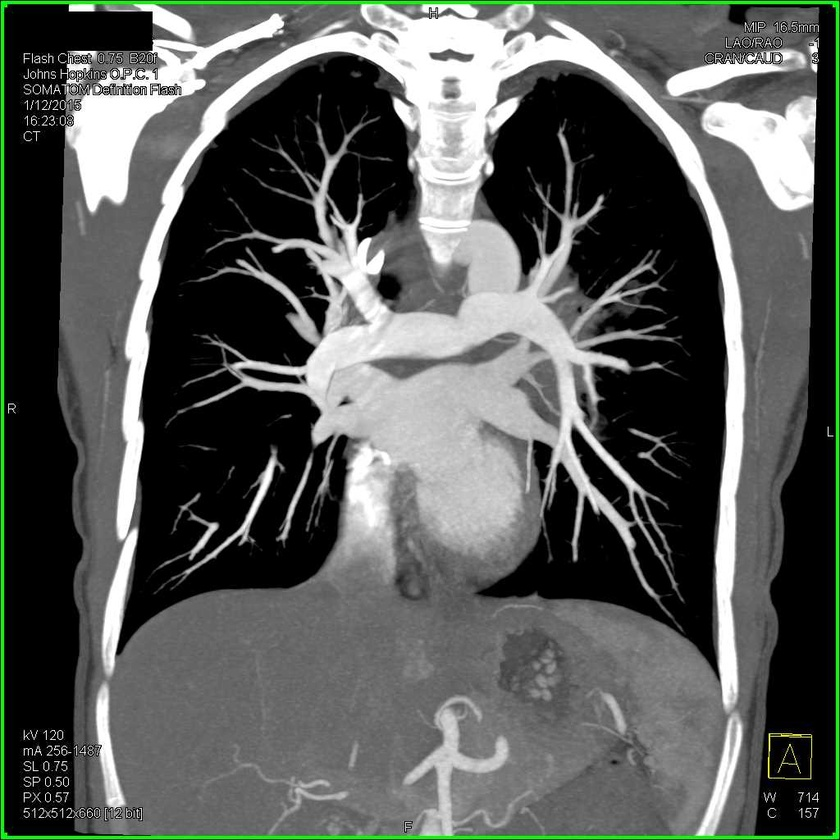
%> input picture body.jpg, 840 x 840 px, shrunk from 1024 x 1024 before the run
$ octave anisodiff_ADI.m   (GNU Octave 9; MATLAB toolbox functions it lacks are replaced by stand-ins)
%> lines starting %> are read from the running program, lines starting %| are printed output that depends on the picture
% ANISODIFF_mod - Anisotropic diffusion.
%
%
% diff = fradiff(im, niter, kappa, lambda, option, v)
%
%
%         im     - input image
%         niter  - number of iterations.
%         kappa  - conduction coefficient 20-100 ?
%         lambda - max value of .25 for stability
%         option - 1 Perona Malik diffusion equation No 1
%                  2 Perona Malik diffusion equation No 2
%         v      - order of fractional derivative ~ [(1,2)]
%
% Return
%         diff   - diffused image.
%
% kappa controls conduction as a function of gradient.  If kappa is low
% then mall intensity gradients are able to block conduction and hence diffusion
% across step edges.  A large value reduces the influence of intensity
% gradients on conduction.
%
% lambda controls speed of diffusion (you usually want it at a maximum of
% 0.25)
%
% Diffusion equation 1 preserve high contrast edges over low contrast ones.
% Diffusion equation 2 favours wide regions over smaller ones.


%function diff = fradiff(im, niter, kappa, lambda, option, v)

close all;
clear all;

%----Manual Running----
im = imread('body.jpg');
%> im is the input picture: size 840x840x3 uint8; mean R, G, B 89.6, 93.1, 89.6
im_good = im;

kappa = 25;
lambda = 0.19;
option = 2;
niter = 15;
v = 1.1;
func = 1;
beta = 1;
gv = 0.6;

im = imnoise(im,'gaussian',0,0.03);
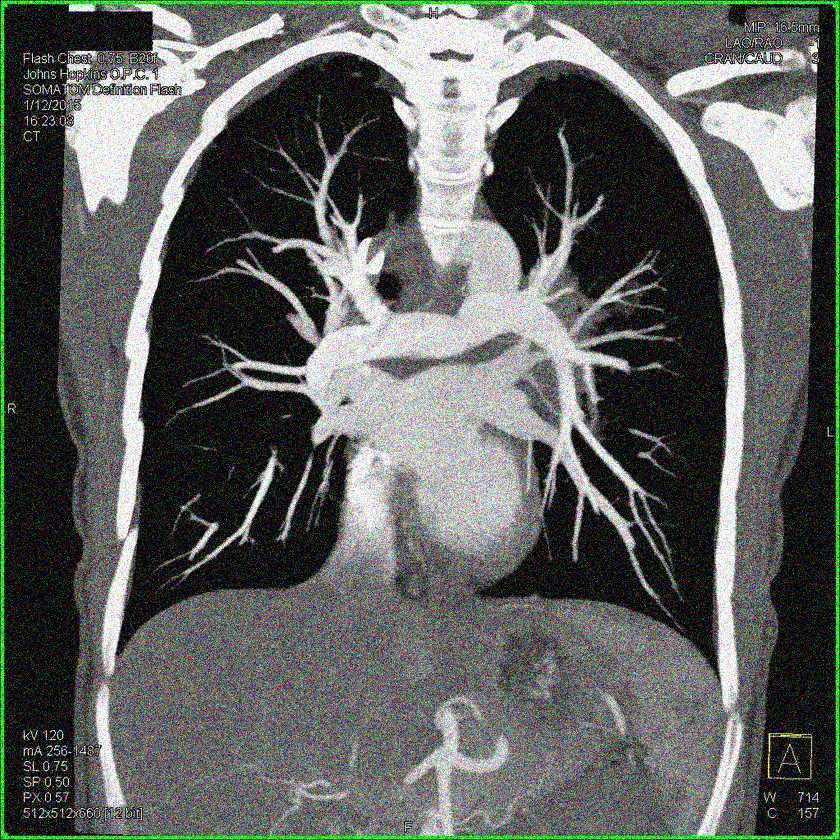
%> im: size 840x840x3 uint8; mean R, G, B 94.1, 97.2, 94.1
psnr(im, im_good)
%> ans = 16.51

if ndims(im)==3
  im = rgb2gray(im);
%> im: size 840x840 uint8
  im_good = rgb2gray(im_good);
end

im = double(im);
%> im: size 840x840 double
[rows,cols] = size(im);
%> rows = 840; cols = 840
diff = im;


for i = 1:niter

 % fprintf('\rIteration %d',i);

  % Construct diffl which is the same as diff but
  % has an extra padding of zeros around it.
  diffl = zeros(rows+4, cols+4);
  diffl(3:rows+2, 3:cols+2) = diff;

  UxM1y = diffl(3:rows+2 , 2:cols+1);
  UxM2y = diffl(3:rows+2 , 1:cols  );
  UxP1y = diffl(3:rows+2 , 4:cols+3);
  UxP2y = diffl(3:rows+2 , 5:cols+4);


  % North, South differences
  %P ~ +(plus), M ~ -(minus)
  deltaN = v*(1-v)/2 * UxP2y + v*UxP1y - diff;
  deltaS = -1*(diff - v * UxM1y - v*(1-v)/2 * UxM2y);


  %new(-----

  diff_b = imgaussfilt(diff, gv);

  % Construct diffl which is the same as diff but
  % has an extra padding of zeros around it.
  diffl_b = zeros(rows+4, cols+4);
  diffl_b(3:rows+2, 3:cols+2) = diff_b;

  UxM1y_b = diffl_b(3:rows+2 , 2:cols+1);
  UxM2y_b = diffl_b(3:rows+2 , 1:cols  );
  UxP1y_b = diffl_b(3:rows+2 , 4:cols+3);
  UxP2y_b = diffl_b(3:rows+2 , 5:cols+4);

  %trial
  %North, South differences

  delN = UxP1y_b - diff_b;
  delS = -1*(diff_b - UxM1y_b );

  %new)------

  % Conduction

if func  == 1
  if option == 1
    cN = exp(-(delN/kappa).^2);
    cS = exp(-(delS/kappa).^2);

  elseif option == 2
    cN = 1./(1 + (delN/kappa).^2);
    cS = 1./(1 + (delS/kappa).^2);
  end
end

if func == 2
  if option == 1
    cN = exp(-(deltaN/kappa).^2)/2.5;
    cS = exp(-(deltaS/kappa).^2)/2.5;

  elseif option == 2
    cN = 1./(1 + (deltaN/kappa).^2)/2.5;
    cS = 1./(1 + (deltaS/kappa).^2)/2.5;
  end
end

% APPLYING FOUR-POINT-TEMPLETE FOR numerical solution of DIFFUSION P.D.E.

diff = diff + lambda*(cN.*deltaN + cS.*deltaS );

%------------------------------------------
%step 2

diffl = zeros(rows+4, cols+4);
diffl(3:rows+2, 3:cols+2) = diff;

UxyM1 = diffl(2:rows+1 , 3:cols+2);
UxyM2 = diffl(1:rows   , 3:cols+2);
UxyP1 = diffl(4:rows+3 , 3:cols+2);
UxyP2 = diffl(5:rows+4 , 3:cols+2);

%East and West differences
%P ~ +(plus), M ~ -(minus)

deltaW = v*(1-v)/2 * UxyP2 + v*UxyP1 - diff;

deltaE = -1*(diff - v * UxyM1 - v*(1-v)/2 * UxyM2);

%trial
% North, South, East and West differences

%new(-----

diff_b = imgaussfilt(diff, gv);

% Construct diffl which is the same as diff but
% has an extra padding of zeros around it.
diffl_b = zeros(rows+4, cols+4);
diffl(3:rows+2, 3:cols+2) = diff_b;

UxyM1_b = diffl(2:rows+1 , 3:cols+2);
UxyM2_b = diffl(1:rows   , 3:cols+2);
UxyP1_b = diffl(4:rows+3 , 3:cols+2);
UxyP2_b = diffl(5:rows+4 , 3:cols+2);


delW = UxyP1_b - diff_b;
delE = -1*(diff_b - UxyM1_b );

% Conduction

if func  == 1
  if option == 1
    cE = exp(-(delE/kappa).^2);
    cW = exp(-(delW/kappa).^2);

  elseif option == 2
    cE = 1./(1 + (delE/kappa).^2);
    cW = 1./(1 + (delW/kappa).^2);

  end
end

if func == 2
  if option == 1
    cE = exp(-(delE/kappa).^2)/2.5;
    cW = exp(-(delW/kappa).^2)/2.5;

  elseif option == 2
    cE = 1./(1 + (delE/kappa).^2)/2.5;
    cW = 1./(1 + (delW/kappa).^2)/2.5;
  end
end

% APPLYING FOUR-POINT-TEMPLETE FOR numerical solution of DIFFUSION P.D.E.

diff = diff + lambda*(cE.*deltaE + cW.*deltaW);

diff_q = uint8(diff);

diff_q = imhistmatch(diff_q , im_good);

[ i, psnr(diff_q, im_good), mse(diff_q, im_good) ]

% [6 lines of commented-out code are left out]

end
%> this loop made 15 passes
%> pass 1, `UxP2y = diffl(3:rows+2 , 5:cols+4);`:
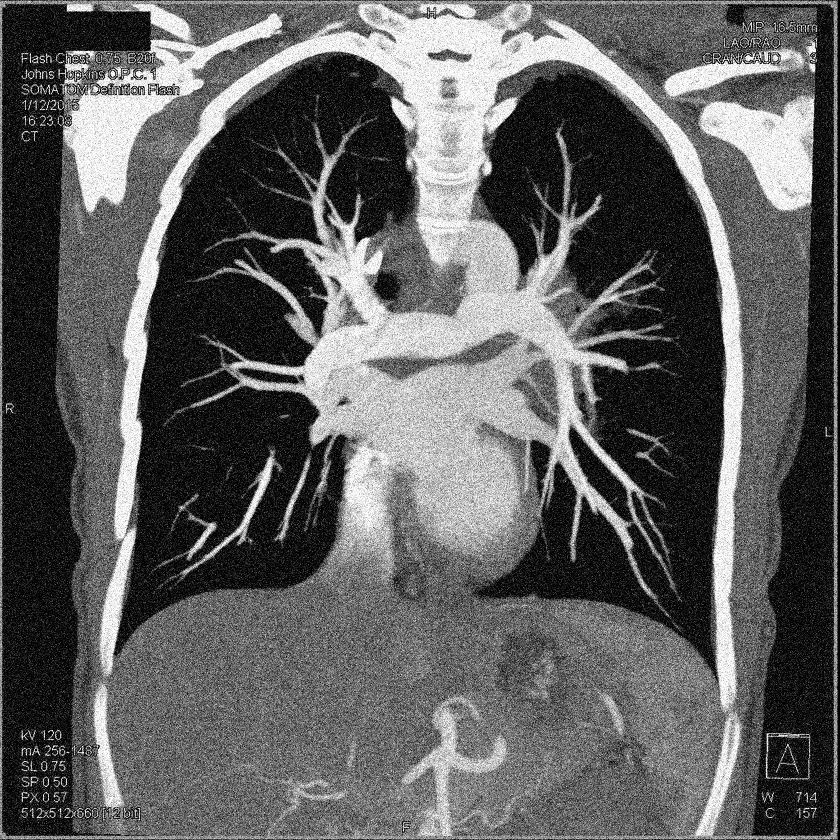
%> UxP2y: size 840x840 double; min 0, max 255, mean 95.6; mean of the top-left, top-right, bottom-left and bottom-right quarters 92.5, 111.6, 85.3, 93.2
%> after the loop:
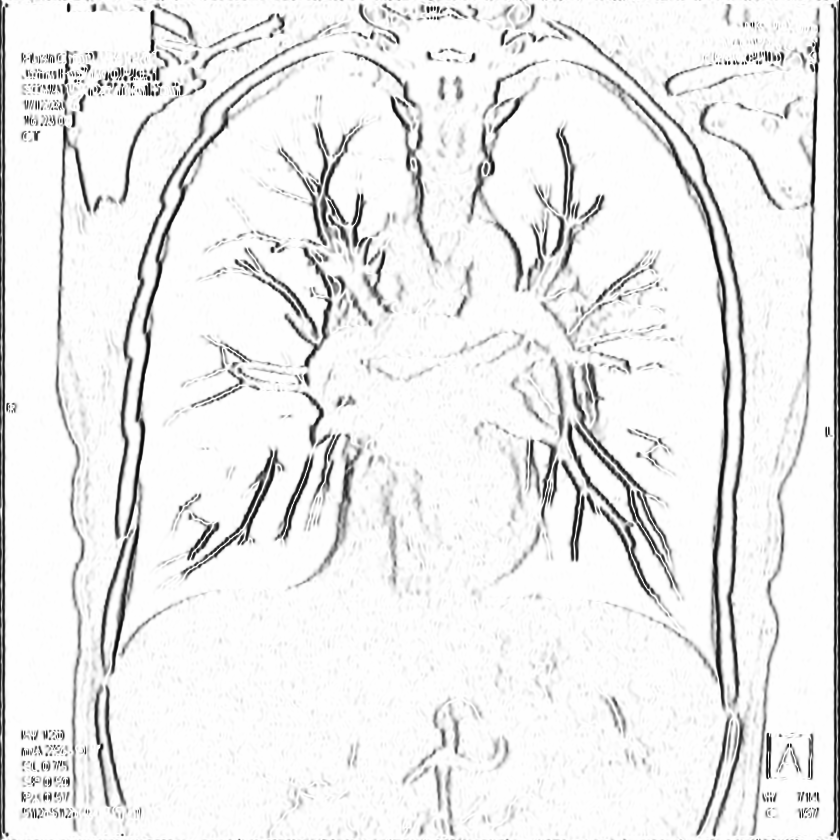
%> cN: size 840x840 double; min 0.0231, max 1, mean 0.922
%> after the loop:
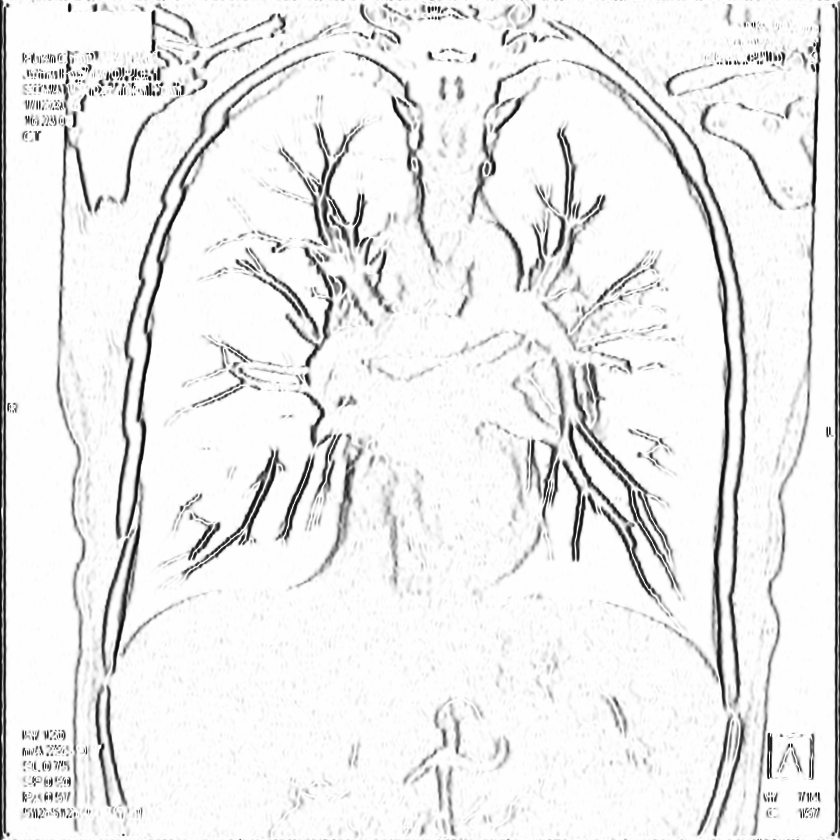
%> cS: size 840x840 double; min 0.0187, max 1, mean 0.922
%> after the loop:
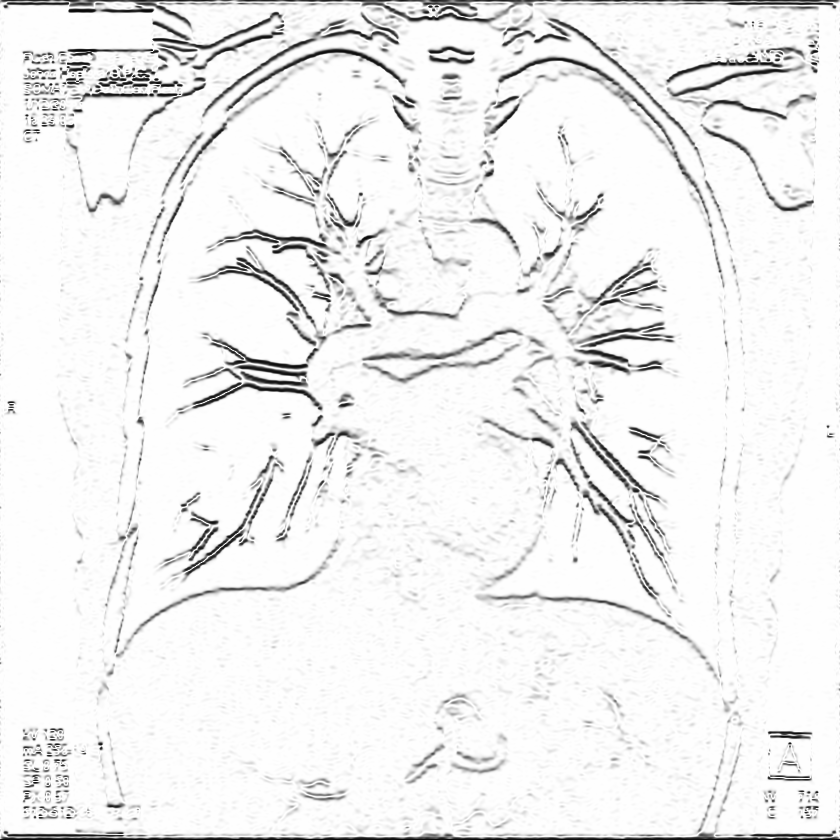
%> cW: size 840x840 double; min 0.018, max 1, mean 0.941
%> after the loop:
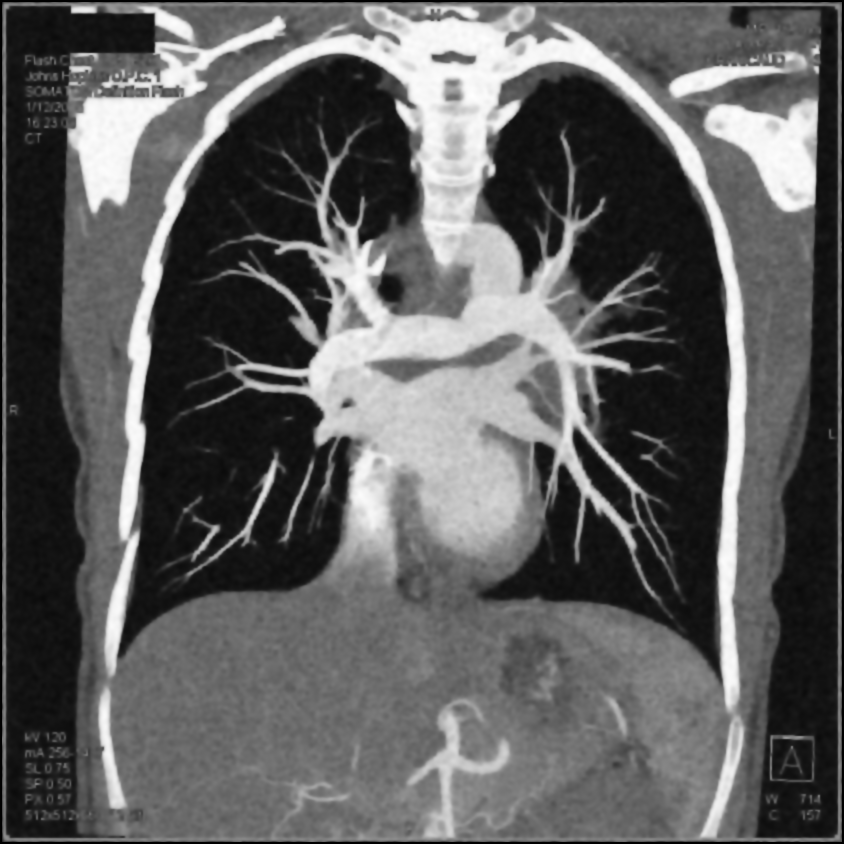
%> diffl: size 844x844 double; min 0, max 397.2, mean 147.8; drawn with min black and max white
%> after the loop: diffl_b: size 844x844 double; every value is 0
% fprintf('\n');
%
figure()
imhist(cN)
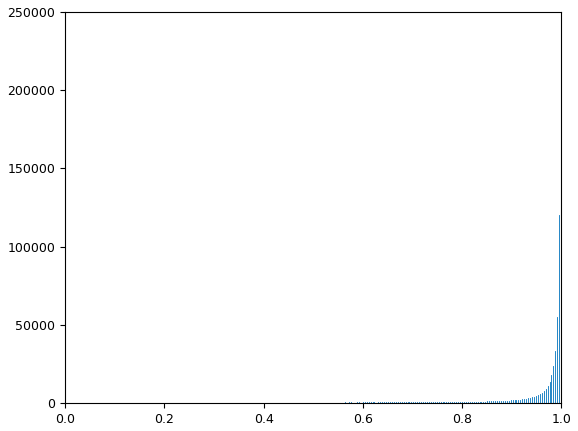
%> figure redrawn from the program's plot data; highest point at x = 1, y = 247319
figure()
imhist(cS)
figure()
imhist(cW)
%> figure, not shown here; highest point at x = 1, y = 260172
figure()
imhist(cE)

$ run again, with TissueFibers.jpg copied over body.jpg
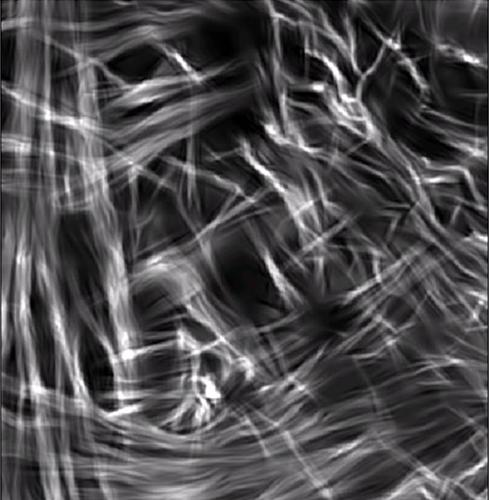
%> input picture TissueFibers.jpg, 489 x 500 px
%> im is the input picture: size 500x489x3 uint8; mean R, G, B 78.2, 76.7, 78.9
%> `im = imnoise(im,'gaussian',0,0.03);`:
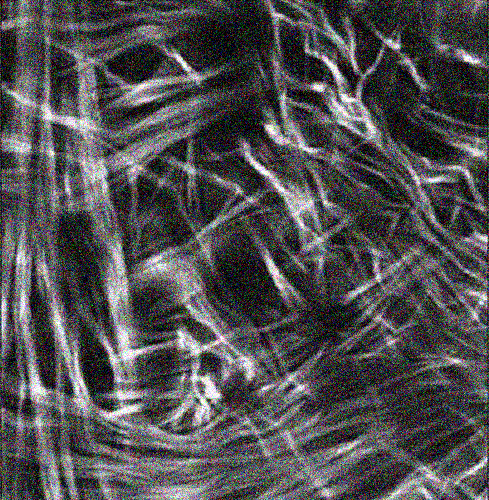
%> im: size 500x489x3 uint8; mean R, G, B 80.7, 79.4, 81.4
%> `psnr(im, im_good)`: ans = 16.01
%> the loop `for i = 1:niter` made 15 passes
%> `imhist(cN)`:
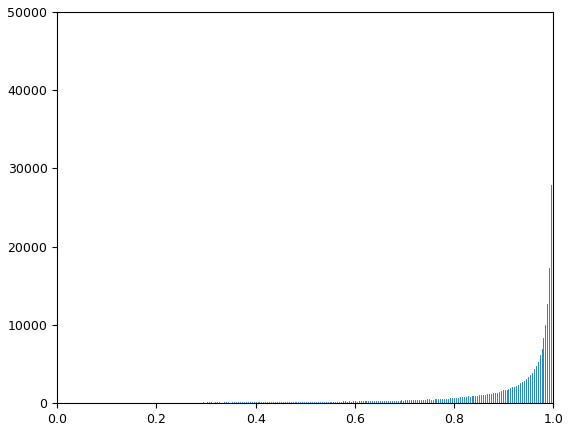
%> figure redrawn from the program's plot data; highest point at x = 1, y = 42308
